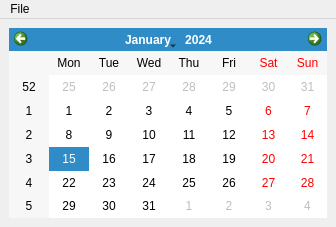
<ui version="4.0" >
 <class>MainWindow</class>
 <widget class="QMainWindow" name="MainWindow" >
  <property name="geometry" >
   <rect>
    <x>0</x>
    <y>0</y>
    <width>336</width>
    <height>227</height>
   </rect>
  </property>
  <property name="windowTitle" >
   <string>qxeditor-qt-kdev2</string>
  </property>
  <widget class="QWidget" name="centralWidget" >
   <layout class="QGridLayout" name="gridLayout" >
    <item row="0" column="0" >
     <widget class="QCalendarWidget" name="calendarWidget" />
    </item>
   </layout>
  </widget>
  <widget class="QMenuBar" name="menuBar" >
   <property name="geometry" >
    <rect>
     <x>0</x>
     <y>0</y>
     <width>336</width>
     <height>29</height>
    </rect>
   </property>
   <widget class="QMenu" name="menuFile" >
    <property name="title" >
     <string>File</string>
    </property>
    <addaction name="actionQuit" />
   </widget>
   <addaction name="menuFile" />
  </widget>
  <action name="actionQuit" >
   <property name="text" >
    <string>Quit</string>
   </property>
  </action>
 </widget>
 <resources/>
 <connections>
  <connection>
   <sender>actionQuit</sender>
   <signal>activated()</signal>
   <receiver>MainWindow</receiver>
   <slot>close()</slot>
   <hints>
    <hint type="sourcelabel" >
     <x>-1</x>
     <y>-1</y>
    </hint>
    <hint type="destinationlabel" >
     <x>167</x>
     <y>113</y>
    </hint>
   </hints>
  </connection>
 </connections>
</ui>
